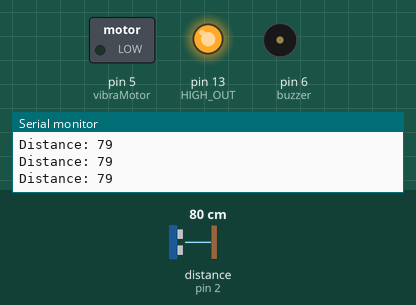
Recording of a sketch running on a simulated Arduino Uno, built with avr-gcc and run on an emulated ATmega328P. Parts: switched loads named in the sketch (green lamp = pin HIGH), output pins drawn as LEDs (lit = HIGH), buzzer (waves = sounding, pin HIGH), the last lines printed to the serial monitor. Wiring (inferred from the names in the program): ultrasonic range finder: trigger pin 3; echo pin 2. Inputs (shaded band) come from the test bench; at power-on: distance to the obstacle (sensor on pin 2) 80 cm. The echo pulse lasts 58.3 µs per cm; no radio packets arrive unless stated; pins used as bus, display or sensor lines are not drawn.

Above: at 1.2 s.
1.3 s: distance to the obstacle (sensor on pin 2) set to 2 cm
At 2.6 s:
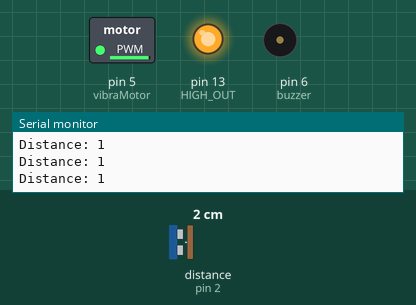
3.1 s: distance to the obstacle (sensor on pin 2) set to 9 cm
At 4.3 s:
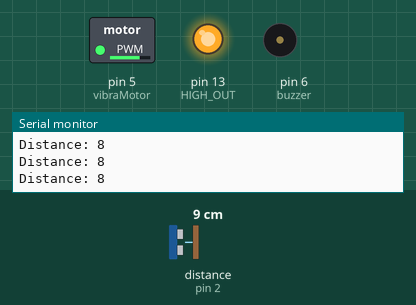
4.9 s: distance to the obstacle (sensor on pin 2) set to 18 cm
At 6.1 s:
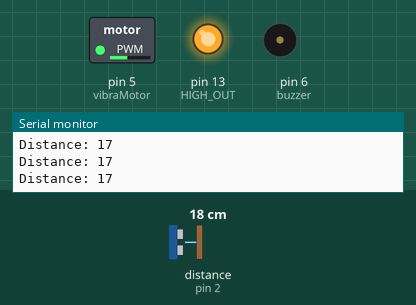
Timing chart, 0 to 7.9 s (numbered marks = the images above; inputs shaded):
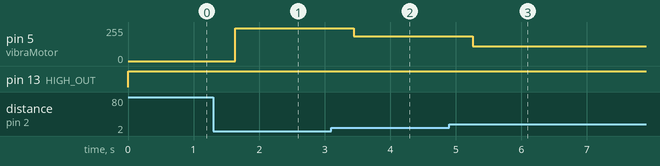

The sketch:

BlindStickSensor.ino
```cpp
// Arduino Code for Smart Stick for Blind People
#include <RH_ASK.h>
#include <SPI.h>

//data on pin 11

RH_ASK driver;

// Variables
const short triggerPin = 3;
const short reflectPin = 2;
const short vibraMotor = 5;
const int buzzer = 6;
const int HIGH_OUT = 13;

long duration = 0;
long distance = 0;
int vibrationInt = 0;

void setup() {
  pinMode(triggerPin, OUTPUT);
  pinMode(reflectPin, INPUT);
  pinMode(buzzer, OUTPUT);
  pinMode(vibraMotor,OUTPUT);
  pinMode(HIGH_OUT,OUTPUT);
  Serial.begin(9600);
  if (!driver.init()){
    Serial.println("init failed");
  }
}

void loop() {
  digitalWrite(HIGH_OUT, HIGH);

  // Triggering Ultrasonic Sensor
  digitalWrite(triggerPin, LOW);
  delayMicroseconds(2);
  digitalWrite(triggerPin, HIGH);
  delayMicroseconds(10);
  digitalWrite(triggerPin, LOW);

  // Reading inputs from Ultrasonic Sensor
  duration = pulseIn(reflectPin, HIGH);

  // Calculating Distance
  distance = (duration*.0343)/2;
  Serial.print("Distance: ");
  Serial.println(distance);
  delay(100);

  // Checking if obstacle is nearby
  if (distance < 30){
    double nearDist = 30-distance;
    vibrationInt = map(nearDist, 0, 30, 0, 255);
    analogWrite(vibraMotor, vibrationInt);
    delay(200);
  }
  else{
    analogWrite(vibraMotor, 0);
    delay(200);
  }

  // Receiving a signal for Beeper
  uint8_t buf[3];
  uint8_t buflen = sizeof(buf);

  // Checking if something is received
  if (driver.recv(buf, &buflen))
  {
    int i;
    // Message with a good checksum received, dump it.
    Serial.print("Message: ");
    Serial.println(buf[0]);
    Serial.println(buf[1]);
    Serial.println(buf[2]);

    // Checking if received matches with desired keyword (Password)
    // 82 = R, 65 = A, 74 = J
    if(buf[0] == 82 && buf[1] == 65 && buf[2] == 74){
      tone(buzzer, 1000); // Send 1KHz sound signal
      delay(1000);
      noTone(buzzer);     // Stop sound
      delay(1000);
    }
  }
}
```

Measured:
- after the input at 1.3 s, pin 5 (vibraMotor): 0/255 → 246/255 after 0.33 s
- after the input at 3.1 s, pin 5 (vibraMotor): 246/255 → 187/255 after 0.34 s
- after the input at 4.9 s, pin 5 (vibraMotor): 187/255 → 110/255 after 0.36 s
